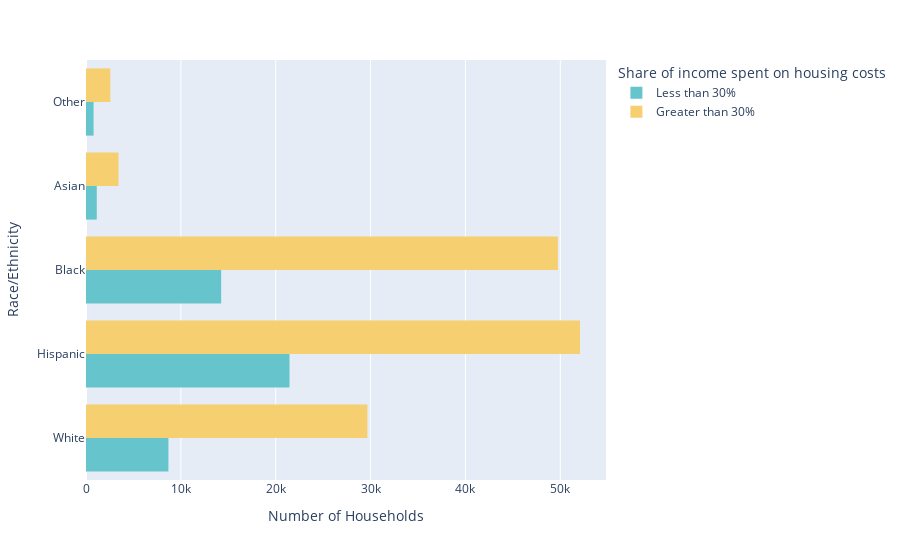

The notebook cell saved with this chart:
### Code cell
fig = px.histogram(df2, 
                   x="Number of Households", 
                   y="Race/Ethnicity",
                   color='Share of income spent on housing costs', 
                   barmode='group',
                   color_discrete_sequence=px.colors.qualitative.Pastel,
                   height=400)

fig.update_yaxes(title="Race/Ethnicity")
fig.update_xaxes(title="Number of Households")
fig.for_each_trace(lambda t: t.update(hovertemplate=t.hovertemplate.replace("sum of ", "")))

fig.show()

### Figure 1 — Plotly figure (JSON) as saved in the notebook; plotly's stock layout.template omitted (floating-point values rounded to 4 significant figures; data arrays with more than 128 entries replaced by an {"elided": "..."} marker saying what was removed)
{"data": [{"alignmentgroup": "True", "bingroup": "y", "histfunc": "sum", "hovertemplate": "Share of income spent on housing costs=Less than 30%<br>Number of Households=%{x}<br>Race/Ethnicity=%{y}<extra></extra>", "legendgroup": "Less than 30%", "marker": {"color": "rgb(102, 197, 204)", "pattern": {"shape": ""}}, "name": "Less than 30%", "offsetgroup": "Less than 30%", "orientation": "h", "showlegend": true, "type": "histogram", "x": {"elided": "2068 int values"}, "xaxis": "x", "y": {"elided": "2068 str values"}, "yaxis": "y"}, {"alignmentgroup": "True", "bingroup": "y", "histfunc": "sum", "hovertemplate": "Share of income spent on housing costs=Greater than 30%<br>Number of Households=%{x}<br>Race/Ethnicity=%{y}<extra></extra>", "legendgroup": "Greater than 30%", "marker": {"color": "rgb(246, 207, 113)", "pattern": {"shape": ""}}, "name": "Greater than 30%", "offsetgroup": "Greater than 30%", "orientation": "h", "showlegend": true, "type": "histogram", "x": {"elided": "5436 int values"}, "xaxis": "x", "y": {"elided": "5436 str values"}, "yaxis": "y"}], "layout": {"autosize": true, "barmode": "group", "legend": {"title": {"text": "Share of income spent on housing costs"}, "tracegroupgap": 0}, "margin": {"t": 60}, "xaxis": {"anchor": "y", "autorange": true, "domain": [0, 1], "range": [0, 54820.0], "title": {"text": "Number of Households"}, "type": "linear"}, "yaxis": {"anchor": "x", "autorange": true, "domain": [0, 1], "range": [-0.5, 4.5], "title": {"text": "Race/Ethnicity"}, "type": "category"}}}
